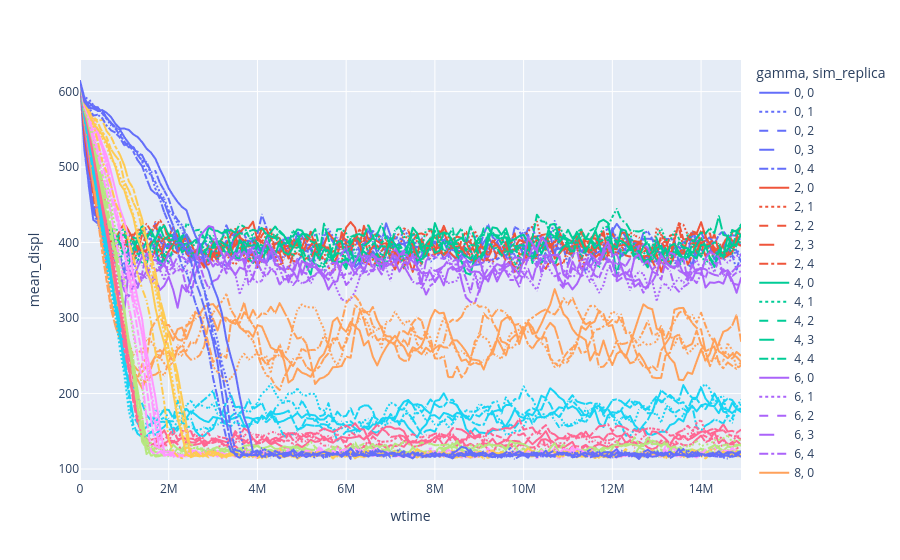

This figure's notebook cell:
### Code cell
px.line(
    displdf,
    x="wtime",
    y="mean_displ",
    color="gamma",
    line_dash="sim_replica"
)

### Figure 1 — Plotly figure (JSON) as saved in the notebook; plotly's stock layout.template omitted (floating-point values rounded to 4 significant figures; data arrays with more than 128 entries replaced by an {"elided": "..."} marker saying what was removed)
{"data": [{"hovertemplate": "gamma=0<br>sim_replica=0<br>wtime=%{x}<br>mean_displ=%{y}<extra></extra>", "legendgroup": "0, 0", "line": {"color": "#636efa", "dash": "solid"}, "marker": {"symbol": "circle"}, "mode": "lines", "name": "0, 0", "showlegend": true, "type": "scattergl", "x": {"elided": "150 int values"}, "xaxis": "x", "y": {"elided": "150 float values"}, "yaxis": "y"}, {"hovertemplate": "gamma=0<br>sim_replica=1<br>wtime=%{x}<br>mean_displ=%{y}<extra></extra>", "legendgroup": "0, 1", "line": {"color": "#636efa", "dash": "dot"}, "marker": {"symbol": "circle"}, "mode": "lines", "name": "0, 1", "showlegend": true, "type": "scattergl", "x": {"elided": "150 int values"}, "xaxis": "x", "y": {"elided": "150 float values"}, "yaxis": "y"}, {"hovertemplate": "gamma=0<br>sim_replica=2<br>wtime=%{x}<br>mean_displ=%{y}<extra></extra>", "legendgroup": "0, 2", "line": {"color": "#636efa", "dash": "dash"}, "marker": {"symbol": "circle"}, "mode": "lines", "name": "0, 2", "showlegend": true, "type": "scattergl", "x": {"elided": "150 int values"}, "xaxis": "x", "y": {"elided": "150 float values"}, "yaxis": "y"}, {"hovertemplate": "gamma=0<br>sim_replica=3<br>wtime=%{x}<br>mean_displ=%{y}<extra></extra>", "legendgroup": "0, 3", "line": {"color": "#636efa", "dash": "longdash"}, "marker": {"symbol": "circle"}, "mode": "lines", "name": "0, 3", "showlegend": true, "type": "scattergl", "x": {"elided": "150 int values"}, "xaxis": "x", "y": {"elided": "150 float values"}, "yaxis": "y"}, {"hovertemplate": "gamma=0<br>sim_replica=4<br>wtime=%{x}<br>mean_displ=%{y}<extra></extra>", "legendgroup": "0, 4", "line": {"color": "#636efa", "dash": "dashdot"}, "marker": {"symbol": "circle"}, "mode": "lines", "name": "0, 4", "showlegend": true, "type": "scattergl", "x": {"elided": "150 int values"}, "xaxis": "x", "y": {"elided": "150 float values"}, "yaxis": "y"}, {"hovertemplate": "gamma=2<br>sim_replica=0<br>wtime=%{x}<br>mean_displ=%{y}<extra></extra>", "legendgroup": "2, 0", "line": {"color": "#EF553B", "dash": "solid"}, "marker": {"symbol": "circle"}, "mode": "lines", "name": "2, 0", "showlegend": true, "type": "scattergl", "x": {"elided": "150 int values"}, "xaxis": "x", "y": {"elided": "150 float values"}, "yaxis": "y"}, {"hovertemplate": "gamma=2<br>sim_replica=1<br>wtime=%{x}<br>mean_displ=%{y}<extra></extra>", "legendgroup": "2, 1", "line": {"color": "#EF553B", "dash": "dot"}, "marker": {"symbol": "circle"}, "mode": "lines", "name": "2, 1", "showlegend": true, "type": "scattergl", "x": {"elided": "150 int values"}, "xaxis": "x", "y": {"elided": "150 float values"}, "yaxis": "y"}, {"hovertemplate": "gamma=2<br>sim_replica=2<br>wtime=%{x}<br>mean_displ=%{y}<extra></extra>", "legendgroup": "2, 2", "line": {"color": "#EF553B", "dash": "dash"}, "marker": {"symbol": "circle"}, "mode": "lines", "name": "2, 2", "showlegend": true, "type": "scattergl", "x": {"elided": "150 int values"}, "xaxis": "x", "y": {"elided": "150 float values"}, "yaxis": "y"}, {"hovertemplate": "gamma=2<br>sim_replica=3<br>wtime=%{x}<br>mean_displ=%{y}<extra></extra>", "legendgroup": "2, 3", "line": {"color": "#EF553B", "dash": "longdash"}, "marker": {"symbol": "circle"}, "mode": "lines", "name": "2, 3", "showlegend": true, "type": "scattergl", "x": {"elided": "150 int values"}, "xaxis": "x", "y": {"elided": "150 float values"}, "yaxis": "y"}, {"hovertemplate": "gamma=2<br>sim_replica=4<br>wtime=%{x}<br>mean_displ=%{y}<extra></extra>", "legendgroup": "2, 4", "line": {"color": "#EF553B", "dash": "dashdot"}, "marker": {"symbol": "circle"}, "mode": "lines", "name": "2, 4", "showlegend": true, "type": "scattergl", "x": {"elided": "150 int values"}, "xaxis": "x", "y": {"elided": "150 float values"}, "yaxis": "y"}, {"hovertemplate": "gamma=4<br>sim_replica=0<br>wtime=%{x}<br>mean_displ=%{y}<extra></extra>", "legendgroup": "4, 0", "line": {"color": "#00cc96", "dash": "solid"}, "marker": {"symbol": "circle"}, "mode": "lines", "name": "4, 0", "showlegend": true, "type": "scattergl", "x": {"elided": "150 int values"}, "xaxis": "x", "y": {"elided": "150 float values"}, "yaxis": "y"}, {"hovertemplate": "gamma=4<br>sim_replica=1<br>wtime=%{x}<br>mean_displ=%{y}<extra></extra>", "legendgroup": "4, 1", "line": {"color": "#00cc96", "dash": "dot"}, "marker": {"symbol": "circle"}, "mode": "lines", "name": "4, 1", "showlegend": true, "type": "scattergl", "x": {"elided": "150 int values"}, "xaxis": "x", "y": {"elided": "150 float values"}, "yaxis": "y"}, {"hovertemplate": "gamma=4<br>sim_replica=2<br>wtime=%{x}<br>mean_displ=%{y}<extra></extra>", "legendgroup": "4, 2", "line": {"color": "#00cc96", "dash": "dash"}, "marker": {"symbol": "circle"}, "mode": "lines", "name": "4, 2", "showlegend": true, "type": "scattergl", "x": {"elided": "150 int values"}, "xaxis": "x", "y": {"elided": "150 float values"}, "yaxis": "y"}, {"hovertemplate": "gamma=4<br>sim_replica=3<br>wtime=%{x}<br>mean_displ=%{y}<extra></extra>", "legendgroup": "4, 3", "line": {"color": "#00cc96", "dash": "longdash"}, "marker": {"symbol": "circle"}, "mode": "lines", "name": "4, 3", "showlegend": true, "type": "scattergl", "x": {"elided": "150 int values"}, "xaxis": "x", "y": {"elided": "150 float values"}, "yaxis": "y"}, {"hovertemplate": "gamma=4<br>sim_replica=4<br>wtime=%{x}<br>mean_displ=%{y}<extra></extra>", "legendgroup": "4, 4", "line": {"color": "#00cc96", "dash": "dashdot"}, "marker": {"symbol": "circle"}, "mode": "lines", "name": "4, 4", "showlegend": true, "type": "scattergl", "x": {"elided": "150 int values"}, "xaxis": "x", "y": {"elided": "150 float values"}, "yaxis": "y"}, {"hovertemplate": "gamma=6<br>sim_replica=0<br>wtime=%{x}<br>mean_displ=%{y}<extra></extra>", "legendgroup": "6, 0", "line": {"color": "#ab63fa", "dash": "solid"}, "marker": {"symbol": "circle"}, "mode": "lines", "name": "6, 0", "showlegend": true, "type": "scattergl", "x": {"elided": "150 int values"}, "xaxis": "x", "y": {"elided": "150 float values"}, "yaxis": "y"}, {"hovertemplate": "gamma=6<br>sim_replica=1<br>wtime=%{x}<br>mean_displ=%{y}<extra></extra>", "legendgroup": "6, 1", "line": {"color": "#ab63fa", "dash": "dot"}, "marker": {"symbol": "circle"}, "mode": "lines", "name": "6, 1", "showlegend": true, "type": "scattergl", "x": {"elided": "150 int values"}, "xaxis": "x", "y": {"elided": "150 float values"}, "yaxis": "y"}, {"hovertemplate": "gamma=6<br>sim_replica=2<br>wtime=%{x}<br>mean_displ=%{y}<extra></extra>", "legendgroup": "6, 2", "line": {"color": "#ab63fa", "dash": "dash"}, "marker": {"symbol": "circle"}, "mode": "lines", "name": "6, 2", "showlegend": true, "type": "scattergl", "x": {"elided": "150 int values"}, "xaxis": "x", "y": {"elided": "150 float values"}, "yaxis": "y"}, {"hovertemplate": "gamma=6<br>sim_replica=3<br>wtime=%{x}<br>mean_displ=%{y}<extra></extra>", "legendgroup": "6, 3", "line": {"color": "#ab63fa", "dash": "longdash"}, "marker": {"symbol": "circle"}, "mode": "lines", "name": "6, 3", "showlegend": true, "type": "scattergl", "x": {"elided": "150 int values"}, "xaxis": "x", "y": {"elided": "150 float values"}, "yaxis": "y"}, {"hovertemplate": "gamma=6<br>sim_replica=4<br>wtime=%{x}<br>mean_displ=%{y}<extra></extra>", "legendgroup": "6, 4", "line": {"color": "#ab63fa", "dash": "dashdot"}, "marker": {"symbol": "circle"}, "mode": "lines", "name": "6, 4", "showlegend": true, "type": "scattergl", "x": {"elided": "150 int values"}, "xaxis": "x", "y": {"elided": "150 float values"}, "yaxis": "y"}, {"hovertemplate": "gamma=8<br>sim_replica=0<br>wtime=%{x}<br>mean_displ=%{y}<extra></extra>", "legendgroup": "8, 0", "line": {"color": "#FFA15A", "dash": "solid"}, "marker": {"symbol": "circle"}, "mode": "lines", "name": "8, 0", "showlegend": true, "type": "scattergl", "x": {"elided": "150 int values"}, "xaxis": "x", "y": {"elided": "150 float values"}, "yaxis": "y"}, {"hovertemplate": "gamma=8<br>sim_replica=1<br>wtime=%{x}<br>mean_displ=%{y}<extra></extra>", "legendgroup": "8, 1", "line": {"color": "#FFA15A", "dash": "dot"}, "marker": {"symbol": "circle"}, "mode": "lines", "name": "8, 1", "showlegend": true, "type": "scattergl", "x": {"elided": "150 int values"}, "xaxis": "x", "y": {"elided": "150 float values"}, "yaxis": "y"}, {"hovertemplate": "gamma=8<br>sim_replica=2<br>wtime=%{x}<br>mean_displ=%{y}<extra></extra>", "legendgroup": "8, 2", "line": {"color": "#FFA15A", "dash": "dash"}, "marker": {"symbol": "circle"}, "mode": "lines", "name": "8, 2", "showlegend": true, "type": "scattergl", "x": {"elided": "150 int values"}, "xaxis": "x", "y": {"elided": "150 float values"}, "yaxis": "y"}, {"hovertemplate": "gamma=8<br>sim_replica=3<br>wtime=%{x}<br>mean_displ=%{y}<extra></extra>", "legendgroup": "8, 3", "line": {"color": "#FFA15A", "dash": "longdash"}, "marker": {"symbol": "circle"}, "mode": "lines", "name": "8, 3", "showlegend": true, "type": "scattergl", "x": {"elided": "150 int values"}, "xaxis": "x", "y": {"elided": "150 float values"}, "yaxis": "y"}, {"hovertemplate": "gamma=8<br>sim_replica=4<br>wtime=%{x}<br>mean_displ=%{y}<extra></extra>", "legendgroup": "8, 4", "line": {"color": "#FFA15A", "dash": "dashdot"}, "marker": {"symbol": "circle"}, "mode": "lines", "name": "8, 4", "showlegend": true, "type": "scattergl", "x": {"elided": "150 int values"}, "xaxis": "x", "y": {"elided": "150 float values"}, "yaxis": "y"}, {"hovertemplate": "gamma=10<br>sim_replica=0<br>wtime=%{x}<br>mean_displ=%{y}<extra></extra>", "legendgroup": "10, 0", "line": {"color": "#19d3f3", "dash": "solid"}, "marker": {"symbol": "circle"}, "mode": "lines", "name": "10, 0", "showlegend": true, "type": "scattergl", "x": {"elided": "150 int values"}, "xaxis": "x", "y": {"elided": "150 float values"}, "yaxis": "y"}, {"hovertemplate": "gamma=10<br>sim_replica=1<br>wtime=%{x}<br>mean_displ=%{y}<extra></extra>", "legendgroup": "10, 1", "line": {"color": "#19d3f3", "dash": "dot"}, "marker": {"symbol": "circle"}, "mode": "lines", "name": "10, 1", "showlegend": true, "type": "scattergl", "x": {"elided": "150 int values"}, "xaxis": "x", "y": {"elided": "150 float values"}, "yaxis": "y"}, {"hovertemplate": "gamma=10<br>sim_replica=2<br>wtime=%{x}<br>mean_displ=%{y}<extra></extra>", "legendgroup": "10, 2", "line": {"color": "#19d3f3", "dash": "dash"}, "marker": {"symbol": "circle"}, "mode": "lines", "name": "10, 2", "showlegend": true, "type": "scattergl", "x": {"elided": "150 int values"}, "xaxis": "x", "y": {"elided": "150 float values"}, "yaxis": "y"}, {"hovertemplate": "gamma=10<br>sim_replica=3<br>wtime=%{x}<br>mean_displ=%{y}<extra></extra>", "legendgroup": "10, 3", "line": {"color": "#19d3f3", "dash": "longdash"}, "marker": {"symbol": "circle"}, "mode": "lines", "name": "10, 3", "showlegend": true, "type": "scattergl", "x": {"elided": "150 int values"}, "xaxis": "x", "y": {"elided": "150 float values"}, "yaxis": "y"}, {"hovertemplate": "gamma=10<br>sim_replica=4<br>wtime=%{x}<br>mean_displ=%{y}<extra></extra>", "legendgroup": "10, 4", "line": {"color": "#19d3f3", "dash": "dashdot"}, "marker": {"symbol": "circle"}, "mode": "lines", "name": "10, 4", "showlegend": true, "type": "scattergl", "x": {"elided": "150 int values"}, "xaxis": "x", "y": {"elided": "150 float values"}, "yaxis": "y"}, {"hovertemplate": "gamma=12<br>sim_replica=0<br>wtime=%{x}<br>mean_displ=%{y}<extra></extra>", "legendgroup": "12, 0", "line": {"color": "#FF6692", "dash": "solid"}, "marker": {"symbol": "circle"}, "mode": "lines", "name": "12, 0", "showlegend": true, "type": "scattergl", "x": {"elided": "150 int values"}, "xaxis": "x", "y": {"elided": "150 float values"}, "yaxis": "y"}, {"hovertemplate": "gamma=12<br>sim_replica=1<br>wtime=%{x}<br>mean_displ=%{y}<extra></extra>", "legendgroup": "12, 1", "line": {"color": "#FF6692", "dash": "dot"}, "marker": {"symbol": "circle"}, "mode": "lines", "name": "12, 1", "showlegend": true, "type": "scattergl", "x": {"elided": "150 int values"}, "xaxis": "x", "y": {"elided": "150 float values"}, "yaxis": "y"}, {"hovertemplate": "gamma=12<br>sim_replica=2<br>wtime=%{x}<br>mean_displ=%{y}<extra></extra>", "legendgroup": "12, 2", "line": {"color": "#FF6692", "dash": "dash"}, "marker": {"symbol": "circle"}, "mode": "lines", "name": "12, 2", "showlegend": true, "type": "scattergl", "x": {"elided": "150 int values"}, "xaxis": "x", "y": {"elided": "150 float values"}, "yaxis": "y"}, {"hovertemplate": "gamma=12<br>sim_replica=3<br>wtime=%{x}<br>mean_displ=%{y}<extra></extra>", "legendgroup": "12, 3", "line": {"color": "#FF6692", "dash": "longdash"}, "marker": {"symbol": "circle"}, "mode": "lines", "name": "12, 3", "showlegend": true, "type": "scattergl", "x": {"elided": "150 int values"}, "xaxis": "x", "y": {"elided": "150 float values"}, "yaxis": "y"}, {"hovertemplate": "gamma=12<br>sim_replica=4<br>wtime=%{x}<br>mean_displ=%{y}<extra></extra>", "legendgroup": "12, 4", "line": {"color": "#FF6692", "dash": "dashdot"}, "marker": {"symbol": "circle"}, "mode": "lines", "name": "12, 4", "showlegend": true, "type": "scattergl", "x": {"elided": "150 int values"}, "xaxis": "x", "y": {"elided": "150 float values"}, "yaxis": "y"}, {"hovertemplate": "gamma=14<br>sim_replica=0<br>wtime=%{x}<br>mean_displ=%{y}<extra></extra>", "legendgroup": "14, 0", "line": {"color": "#B6E880", "dash": "solid"}, "marker": {"symbol": "circle"}, "mode": "lines", "name": "14, 0", "showlegend": true, "type": "scattergl", "x": {"elided": "150 int values"}, "xaxis": "x", "y": {"elided": "150 float values"}, "yaxis": "y"}, {"hovertemplate": "gamma=14<br>sim_replica=1<br>wtime=%{x}<br>mean_displ=%{y}<extra></extra>", "legendgroup": "14, 1", "line": {"color": "#B6E880", "dash": "dot"}, "marker": {"symbol": "circle"}, "mode": "lines", "name": "14, 1", "showlegend": true, "type": "scattergl", "x": {"elided": "150 int values"}, "xaxis": "x", "y": {"elided": "150 float values"}, "yaxis": "y"}, {"hovertemplate": "gamma=14<br>sim_replica=2<br>wtime=%{x}<br>mean_displ=%{y}<extra></extra>", "legendgroup": "14, 2", "line": {"color": "#B6E880", "dash": "dash"}, "marker": {"symbol": "circle"}, "mode": "lines", "name": "14, 2", "showlegend": true, "type": "scattergl", "x": {"elided": "150 int values"}, "xaxis": "x", "y": {"elided": "150 float values"}, "yaxis": "y"}, {"hovertemplate": "gamma=14<br>sim_replica=3<br>wtime=%{x}<br>mean_displ=%{y}<extra></extra>", "legendgroup": "14, 3", "line": {"color": "#B6E880", "dash": "longdash"}, "marker": {"symbol": "circle"}, "mode": "lines", "name": "14, 3", "showlegend": true, "type": "scattergl", "x": {"elided": "150 int values"}, "xaxis": "x", "y": {"elided": "150 float values"}, "yaxis": "y"}, {"hovertemplate": "gamma=14<br>sim_replica=4<br>wtime=%{x}<br>mean_displ=%{y}<extra></extra>", "legendgroup": "14, 4", "line": {"color": "#B6E880", "dash": "dashdot"}, "marker": {"symbol": "circle"}, "mode": "lines", "name": "14, 4", "showlegend": true, "type": "scattergl", "x": {"elided": "150 int values"}, "xaxis": "x", "y": {"elided": "150 float values"}, "yaxis": "y"}, {"hovertemplate": "gamma=16<br>sim_replica=0<br>wtime=%{x}<br>mean_displ=%{y}<extra></extra>", "legendgroup": "16, 0", "line": {"color": "#FF97FF", "dash": "solid"}, "marker": {"symbol": "circle"}, "mode": "lines", "name": "16, 0", "showlegend": true, "type": "scattergl", "x": {"elided": "150 int values"}, "xaxis": "x", "y": {"elided": "150 float values"}, "yaxis": "y"}, {"hovertemplate": "gamma=16<br>sim_replica=1<br>wtime=%{x}<br>mean_displ=%{y}<extra></extra>", "legendgroup": "16, 1", "line": {"color": "#FF97FF", "dash": "dot"}, "marker": {"symbol": "circle"}, "mode": "lines", "name": "16, 1", "showlegend": true, "type": "scattergl", "x": {"elided": "150 int values"}, "xaxis": "x", "y": {"elided": "150 float values"}, "yaxis": "y"}, {"hovertemplate": "gamma=16<br>sim_replica=2<br>wtime=%{x}<br>mean_displ=%{y}<extra></extra>", "legendgroup": "16, 2", "line": {"color": "#FF97FF", "dash": "dash"}, "marker": {"symbol": "circle"}, "mode": "lines", "name": "16, 2", "showlegend": true, "type": "scattergl", "x": {"elided": "150 int values"}, "xaxis": "x", "y": {"elided": "150 float values"}, "yaxis": "y"}, {"hovertemplate": "gamma=16<br>sim_replica=3<br>wtime=%{x}<br>mean_displ=%{y}<extra></extra>", "legendgroup": "16, 3", "line": {"color": "#FF97FF", "dash": "longdash"}, "marker": {"symbol": "circle"}, "mode": "lines", "name": "16, 3", "showlegend": true, "type": "scattergl", "x": {"elided": "150 int values"}, "xaxis": "x", "y": {"elided": "150 float values"}, "yaxis": "y"}, {"hovertemplate": "gamma=16<br>sim_replica=4<br>wtime=%{x}<br>mean_displ=%{y}<extra></extra>", "legendgroup": "16, 4", "line": {"color": "#FF97FF", "dash": "dashdot"}, "marker": {"symbol": "circle"}, "mode": "lines", "name": "16, 4", "showlegend": true, "type": "scattergl", "x": {"elided": "150 int values"}, "xaxis": "x", "y": {"elided": "150 float values"}, "yaxis": "y"}, {"hovertemplate": "gamma=18<br>sim_replica=0<br>wtime=%{x}<br>mean_displ=%{y}<extra></extra>", "legendgroup": "18, 0", "line": {"color": "#FECB52", "dash": "solid"}, "marker": {"symbol": "circle"}, "mode": "lines", "name": "18, 0", "showlegend": true, "type": "scattergl", "x": {"elided": "150 int values"}, "xaxis": "x", "y": {"elided": "150 float values"}, "yaxis": "y"}, {"hovertemplate": "gamma=18<br>sim_replica=1<br>wtime=%{x}<br>mean_displ=%{y}<extra></extra>", "legendgroup": "18, 1", "line": {"color": "#FECB52", "dash": "dot"}, "marker": {"symbol": "circle"}, "mode": "lines", "name": "18, 1", "showlegend": true, "type": "scattergl", "x": {"elided": "150 int values"}, "xaxis": "x", "y": {"elided": "150 float values"}, "yaxis": "y"}, {"hovertemplate": "gamma=18<br>sim_replica=2<br>wtime=%{x}<br>mean_displ=%{y}<extra></extra>", "legendgroup": "18, 2", "line": {"color": "#FECB52", "dash": "dash"}, "marker": {"symbol": "circle"}, "mode": "lines", "name": "18, 2", "showlegend": true, "type": "scattergl", "x": {"elided": "150 int values"}, "xaxis": "x", "y": {"elided": "150 float values"}, "yaxis": "y"}, {"hovertemplate": "gamma=18<br>sim_replica=3<br>wtime=%{x}<br>mean_displ=%{y}<extra></extra>", "legendgroup": "18, 3", "line": {"color": "#FECB52", "dash": "longdash"}, "marker": {"symbol": "circle"}, "mode": "lines", "name": "18, 3", "showlegend": true, "type": "scattergl", "x": {"elided": "150 int values"}, "xaxis": "x", "y": {"elided": "150 float values"}, "yaxis": "y"}, {"hovertemplate": "gamma=18<br>sim_replica=4<br>wtime=%{x}<br>mean_displ=%{y}<extra></extra>", "legendgroup": "18, 4", "line": {"color": "#FECB52", "dash": "dashdot"}, "marker": {"symbol": "circle"}, "mode": "lines", "name": "18, 4", "showlegend": true, "type": "scattergl", "x": {"elided": "150 int values"}, "xaxis": "x", "y": {"elided": "150 float values"}, "yaxis": "y"}, {"hovertemplate": "gamma=20<br>sim_replica=0<br>wtime=%{x}<br>mean_displ=%{y}<extra></extra>", "legendgroup": "20, 0", "line": {"color": "#636efa", "dash": "solid"}, "marker": {"symbol": "circle"}, "mode": "lines", "name": "20, 0", "showlegend": true, "type": "scattergl", "x": {"elided": "150 int values"}, "xaxis": "x", "y": {"elided": "150 float values"}, "yaxis": "y"}, {"hovertemplate": "gamma=20<br>sim_replica=1<br>wtime=%{x}<br>mean_displ=%{y}<extra></extra>", "legendgroup": "20, 1", "line": {"color": "#636efa", "dash": "dot"}, "marker": {"symbol": "circle"}, "mode": "lines", "name": "20, 1", "showlegend": true, "type": "scattergl", "x": {"elided": "150 int values"}, "xaxis": "x", "y": {"elided": "150 float values"}, "yaxis": "y"}, {"hovertemplate": "gamma=20<br>sim_replica=2<br>wtime=%{x}<br>mean_displ=%{y}<extra></extra>", "legendgroup": "20, 2", "line": {"color": "#636efa", "dash": "dash"}, "marker": {"symbol": "circle"}, "mode": "lines", "name": "20, 2", "showlegend": true, "type": "scattergl", "x": {"elided": "150 int values"}, "xaxis": "x", "y": {"elided": "150 float values"}, "yaxis": "y"}, {"hovertemplate": "gamma=20<br>sim_replica=3<br>wtime=%{x}<br>mean_displ=%{y}<extra></extra>", "legendgroup": "20, 3", "line": {"color": "#636efa", "dash": "longdash"}, "marker": {"symbol": "circle"}, "mode": "lines", "name": "20, 3", "showlegend": true, "type": "scattergl", "x": {"elided": "150 int values"}, "xaxis": "x", "y": {"elided": "150 float values"}, "yaxis": "y"}, {"hovertemplate": "gamma=20<br>sim_replica=4<br>wtime=%{x}<br>mean_displ=%{y}<extra></extra>", "legendgroup": "20, 4", "line": {"color": "#636efa", "dash": "dashdot"}, "marker": {"symbol": "circle"}, "mode": "lines", "name": "20, 4", "showlegend": true, "type": "scattergl", "x": {"elided": "150 int values"}, "xaxis": "x", "y": {"elided": "150 float values"}, "yaxis": "y"}], "layout": {"legend": {"title": {"text": "gamma, sim_replica"}, "tracegroupgap": 0}, "margin": {"t": 60}, "xaxis": {"anchor": "y", "domain": [0, 1], "title": {"text": "wtime"}}, "yaxis": {"anchor": "x", "domain": [0, 1], "title": {"text": "mean_displ"}}}}
